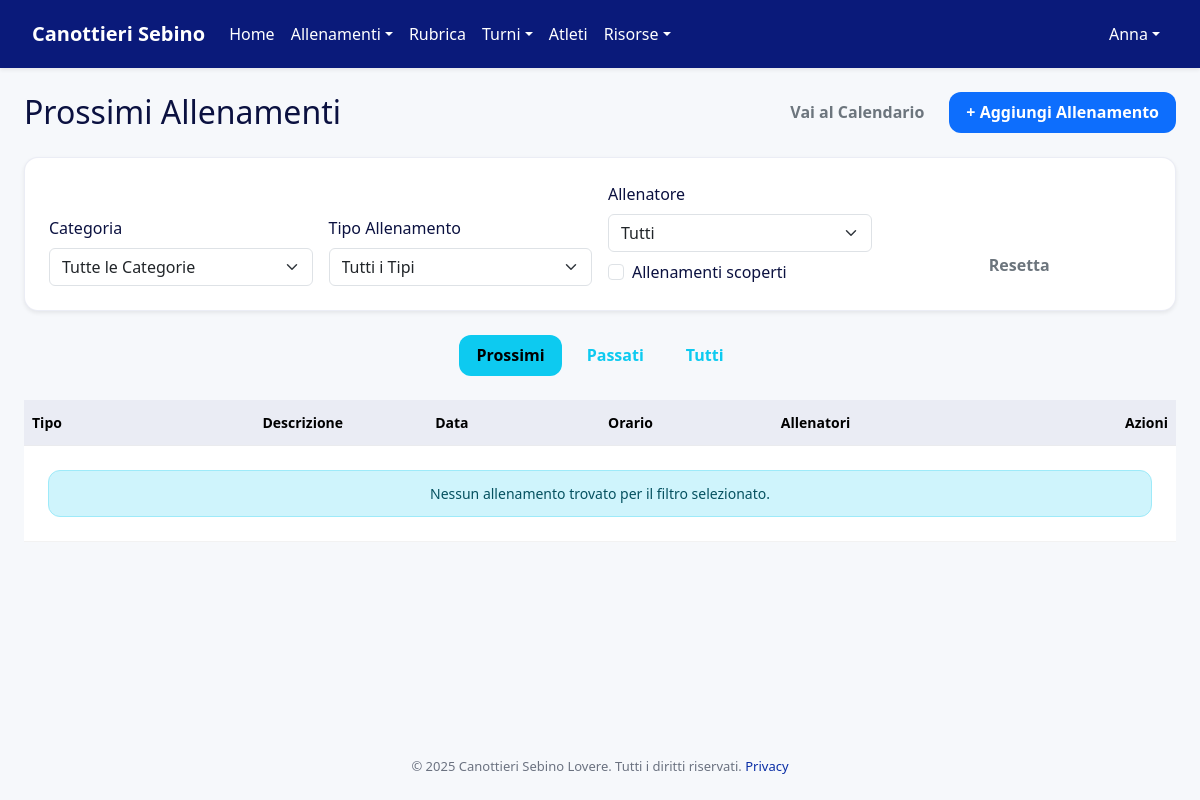
Page /allenamenti (signed in) on the earlier database version.
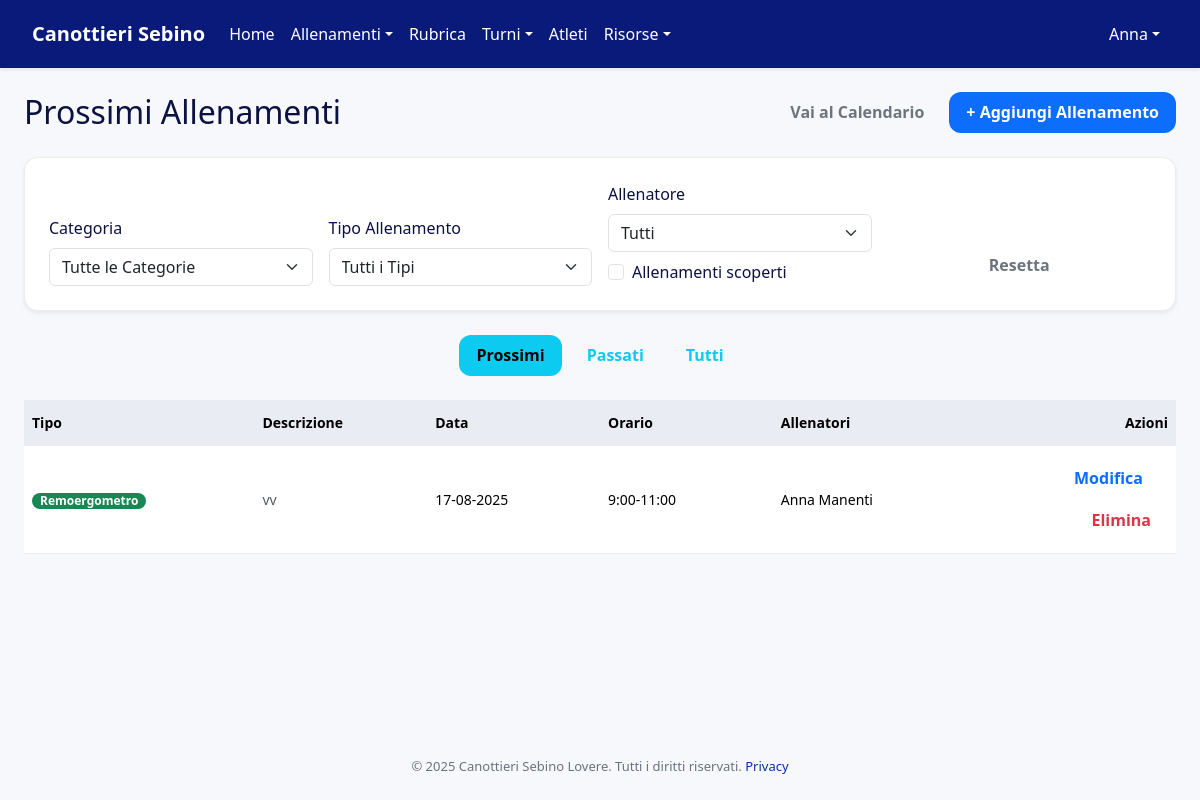
Same page on the later database version.
### models.py (models this page shows, shortened)
class User(Base):
    __tablename__ = "users"
    id = Column(Integer, primary_key=True, index=True)
    username = Column(String, unique=True, index=True, nullable=False)
    hashed_password = Column(String, nullable=False)
    first_name = Column(String, nullable=False)
    last_name = Column(String, nullable=False)
    email = Column(String, unique=True, index=True)
    phone_number = Column(String)
    date_of_birth = Column(Date)
    tax_code = Column(String, unique=True)
    enrollment_year = Column(Integer)
    membership_date = Column(Date)
    certificate_expiration = Column(Date)
    address = Column(String)
    manual_category = Column(String, nullable=True)
    roles = relationship("Role", secondary=user_roles, back_populates="users")
    tags = relationship("Tag", secondary=user_tags, back_populates="users")
    barche_assegnate = relationship("Barca", secondary=barca_atleti_association, back_populates="atleti_assegnati")
    schede_pesi = relationship("SchedaPesi", back_populates="atleta")
    turni = relationship("Turno", back_populates="user")
    availabilities = relationship("TrainerAvailability", back_populates="user")
    allenamenti_seguiti = relationship("Allenamento", secondary=allenamento_coach_association, back_populates="coaches")

class Allenamento(Base):
    __tablename__ = "allenamenti"
    id = Column(Integer, primary_key=True, index=True)
    tipo = Column(String, nullable=False)
    descrizione = Column(String)
    data = Column(Date, nullable=False)
    orario = Column(String)
    time_start = Column(Time, nullable=True)
    time_end = Column(Time, nullable=True)
    recurrence = Column(String(20), nullable=True)
    repeat_until = Column(Date, nullable=True)
    barca_id = Column(ForeignKey('barche.id'), nullable=True)
    coach_id = Column(ForeignKey('users.id'), nullable=True)
    recurrence_id = Column(String, index=True, nullable=True)
    categories = relationship(
        "Categoria", secondary=allenamento_categoria_association, back_populates="allenamenti"
    )
    coaches = relationship(
        "User", secondary=allenamento_coach_association, back_populates="allenamenti_seguiti"
    )
    barca = relationship("Barca", lazy="selectin")
    coach = relationship("User", foreign_keys=[coach_id], lazy="selectin")

### routers/trainings.py (the view)
@router.get("/allenamenti", response_class=HTMLResponse, name="list_allenamenti")
async def list_allenamenti(
    request: Request,
    db: Session = Depends(get_db),
    current_user: models.User = Depends(get_current_user),
    filter: str = Query("future"),
    category: Optional[str] = Query(None),
    tipo: Optional[str] = Query(None),
    coach_id: Optional[str] = Query(None),
    unassigned: bool = Query(False),
):
    today = date.today()
    query = db.query(models.Allenamento).options(
        joinedload(models.Allenamento.categories),
        joinedload(models.Allenamento.coaches),
    )
    if filter == "future":
        page_title, query = "Prossimi Allenamenti", query.filter(models.Allenamento.data >= today).order_by(models.Allenamento.data.asc(), models.Allenamento.orario.asc())
    elif filter == "past":
        page_title, query = "Allenamenti Passati", query.filter(models.Allenamento.data < today).order_by(models.Allenamento.data.desc(), models.Allenamento.orario.desc())
    else:
        page_title, query = "Tutti gli Allenamenti", query.order_by(models.Allenamento.data.desc())
    if current_user.is_atleta and not (current_user.is_admin or current_user.is_allenatore):
        query = query.join(models.Allenamento.categories).filter(
            models.Categoria.nome == current_user.category
        )
    elif category:
        query = query.join(models.Allenamento.categories).filter(
            models.Categoria.nome == category
        )
    if tipo:
        query = query.filter(models.Allenamento.tipo == tipo)
    coach_id_int = int(coach_id) if coach_id else None
    if coach_id_int is not None:
        query = query.join(models.Allenamento.coaches).filter(models.User.id == coach_id_int)
    elif unassigned:
        query = query.outerjoin(models.Allenamento.coaches).filter(models.User.id == None)
    all_categories = [c.nome for c in db.query(models.Categoria).order_by(models.Categoria.nome).all()]
    all_types = [t[0] for t in db.query(models.Allenamento.tipo).distinct().all()]
    all_coaches = (
        db.query(models.User)
        .join(models.User.roles)
        .filter(models.Role.name == "allenatore")
        .order_by(models.User.first_name, models.User.last_name)
        .all()
    )
    return templates.TemplateResponse(
        "allenamenti/allenamenti_list.html",
        {
            "request": request,
            "allenamenti": query.all(),
            "current_user": current_user,
            "page_title": page_title,
            "all_categories": all_categories,
            "all_types": all_types,
            "all_coaches": all_coaches,
            "current_filters": {
                "filter": filter,
                "category": category,
                "tipo": tipo,
                "coach_id": coach_id_int,
                "unassigned": unassigned,
            },
        },
    )

### templates/allenamenti/allenamenti_list.html (shortened to what this page needs)
{% extends 'layout/base.html' %}
{% block content %}
<div class="d-flex justify-content-between align-items-center mb-4">
    <h2 class="mb-0">{{ page_title }}</h2>
    <div class="d-flex gap-2">
        <a href="/calendario" class="btn btn-outline-secondary">Vai al Calendario</a>
        {% if current_user.is_admin or current_user.is_allenatore %}
        <a href="/allenamenti/nuovo" class="btn btn-primary">+ Aggiungi Allenamento</a>
        {% endif %}
    </div>
</div>
<div class="card card-body shadow-sm mb-4">
    <form method="GET" id="filterForm">
        <div class="row g-3 align-items-end">
            <div class="col-md-3">
                <label for="category" class="form-label">Categoria</label>
                <select class="form-select" id="category" name="category" onchange="this.form.submit()">
                    <option value="">Tutte le Categorie</option>
                </select>
            </div>
            <div class="col-md-3">
                <label for="tipo" class="form-label">Tipo Allenamento</label>
                <select class="form-select" id="tipo" name="tipo" onchange="this.form.submit()">
                    <option value="">Tutti i Tipi</option>
                </select>
            </div>
            <div class="col-md-3">
                <label for="coach_id" class="form-label">Allenatore</label>
                <select class="form-select" id="coach_id" name="coach_id" onchange="this.form.submit()">
                    <option value="">Tutti</option>
                </select>
                <div class="form-check mt-2">
                    <input class="form-check-input" type="checkbox" id="unassigned" name="unassigned" value="true" {% if current_filters.unassigned %}checked{% endif %} onchange="this.form.submit()">
                    <label class="form-check-label" for="unassigned">Allenamenti scoperti</label>
                </div>
            </div>
            <div class="col-md-3 d-flex gap-2">
                <a href="/allenamenti" class="btn btn-outline-secondary w-100">Resetta</a>
            </div>
        </div>
    </form>
</div>
<div class="d-flex justify-content-center gap-2 mb-4" id="timeFilterButtons">
    <button data-filter="future" class="btn {% if current_filters.get('filter', 'future') == 'future' %}btn-info{% else %}btn-outline-info{% endif %}">Prossimi</button>
    <button data-filter="past" class="btn {% if current_filters.get('filter') == 'past' %}btn-info{% else %}btn-outline-info{% endif %}">Passati</button>
    <button data-filter="all" class="btn {% if current_filters.get('filter') == 'all' %}btn-info{% else %}btn-outline-info{% endif %}">Tutti</button>
</div>
<div class="table-responsive">
    <table class="table table-hover align-middle">
        <thead>
            <tr>
                <th scope="col" style="width: 20%;">Tipo</th>
                <th scope="col">Descrizione</th>
                <th scope="col" style="width: 15%;">Data</th>
                <th scope="col" style="width: 15%;">Orario</th>
                <th scope="col" style="width: 20%;">Allenatori</th>
                {% if current_user.is_admin or current_user.is_allenatore %}
                <th scope="col" class="text-end" style="width: 15%;">Azioni</th>
                {% endif %}
            </tr>
        </thead>
        <tbody>
            {% if allenamenti %}
                {% for allenamento in allenamenti %}
                    <tr class="list-item-clickable"
                        data-bs-toggle="modal"
                        data-bs-target="#eventDetailModal"
                        data-id="{{ allenamento.id }}"
                        data-title="{{ allenamento.tipo }}{% if allenamento.descrizione %} - {{ allenamento.descrizione }}{% endif %}"
                        data-date="{{ allenamento.data.strftime('%A, %d %B %Y') }}"
                        data-time="{{ allenamento.orario }}"
                        data-description="{{ allenamento.descrizione or 'Nessuna descrizione.' }}"
                        data-recurrence-id="{{ allenamento.recurrence_id or '' }}"
                        data-is-recurrent="{{ 'Sì' if allenamento.recurrence_id else 'No' }}"
                        data-categories="{{ allenamento.categories|map(attribute='nome')|join(', ') if allenamento.categories else 'Nessuna' }}"
                        data-coaches="{% for c in allenamento.coaches %}{{ c.first_name }} {{ c.last_name }}{% if not loop.last %}, {% endif %}{% endfor %}">
                        <td>
                            <span class="badge text-white allenamento-type-badge" style="background-color: {{ get_color_for_type(allenamento.tipo) }}">{{ allenamento.tipo }}</span>
                        </td>
                        <td class="text-muted">{{ allenamento.descrizione or '–' }}</td>
                        <td>{{ allenamento.data.strftime('%d-%m-%Y') }}</td>
                        <td>{{ allenamento.orario }}</td>
                        <td>
                            {% for c in allenamento.coaches %}
                                {{ c.first_name }} {{ c.last_name }}{% if not loop.last %}, {% endif %}
                            {% else %}
                                -
                            {% endfor %}
                        </td>
                        {% if current_user.is_admin or current_user.is_allenatore %}
                        <td class="text-end">
                            <div class="allenamento-actions">
                                <a href="/allenamenti/{{ allenamento.id }}/modifica" class="btn btn-sm btn-outline-primary me-2">Modifica</a>
                                <button type="button" class="btn btn-sm btn-outline-danger delete-btn"
                                        data-bs-toggle="modal"
                                        data-bs-target="#deleteConfirmationModal"
                                        data-allenamento-id="{{ allenamento.id }}"
                                        data-recurrence-id="{{ allenamento.recurrence_id or '' }}">
                                    Elimina
                                </button>
                            </div>
                        </td>
                        {% endif %}
                    </tr>
                {% endfor %}
            {% else %}
                <tr>
                    <td colspan="{{ 6 if current_user.is_admin or current_user.is_allenatore else 5 }}" class="text-center p-4">
                        <div class="alert alert-info mb-0">
                            Nessun allenamento trovato per il filtro selezionato.
                        </div>
                    </td>
                </tr>
            {% endif %}
        </tbody>
    </table>
</div>
{% endblock %}

### templates/layout/base.html (shortened to what this page needs)
<!DOCTYPE html>
<html lang="it">
<head>
  <link href="https://cdn.jsdelivr.net/npm/bootstrap@5.3.3/dist/css/bootstrap.min.css" rel="stylesheet" />
  <link rel="stylesheet" href="{{ url_for('static', path='css/app.css') }}" />
</head>
<body>
  {% block navbar %}
    {% include 'partials/_navbar.html' %}
  {% endblock %}
  <main class="main {% block main_class %}{% endblock %}">
    {% block content %}{% endblock %}
  </main>
  {% include 'partials/_footer.html' %}
</body>
</html>

### templates/partials/_navbar.html (shortened to what this page needs)
<nav class="navbar navbar-expand-lg navbar-dark shadow-sm" role="navigation">
  <div class="container-fluid">
    <a class="navbar-brand fw-bold" href="/dashboard">Canottieri Sebino</a>
    <div class="collapse navbar-collapse" id="navbarNav">
      {% if current_user is defined and current_user %}
      <ul class="navbar-nav me-auto mb-2 mb-lg-0">
        <li class="nav-item"><a class="nav-link" href="/dashboard">Home</a></li>
        <li class="nav-item dropdown">
          <a class="nav-link dropdown-toggle" href="#" id="allenamentiDropdown" role="button" data-bs-toggle="dropdown">Allenamenti</a>
        </li>
        <li class="nav-item"><a class="nav-link" href="/rubrica">Rubrica</a></li>
        {% if current_user.is_admin or current_user.is_allenatore %}
        <li class="nav-item dropdown">
          <a class="nav-link dropdown-toggle" href="#" id="turniDropdown" role="button" data-bs-toggle="dropdown">Turni</a>
        </li>
        {% endif %}
        {% if current_user.is_admin or current_user.is_allenatore %}
        <li class="nav-item"><a class="nav-link" href="/athletes">Atleti</a></li>
        {% endif %}
        <li class="nav-item dropdown">
          <a class="nav-link dropdown-toggle" href="#" id="risorseDropdown" role="button" data-bs-toggle="dropdown">Risorse</a>
        </li>
      </ul>
      {% endif %}
      <ul class="navbar-nav ms-auto">
        {% if current_user is defined and current_user %}
        <li class="nav-item dropdown">
          <a class="nav-link dropdown-toggle" href="#" id="navbarUserDropdown" role="button" data-bs-toggle="dropdown">{{ current_user.first_name or current_user.username }}</a>
        </li>
        {% else %}
        <li class="nav-item"><a class="nav-link" href="/login">Login</a></li>
        {% endif %}
      </ul>
    </div>
  </div>
</nav>

### templates/partials/_footer.html
<footer class="footer">
  © 2025 Canottieri Sebino Lovere. Tutti i diritti riservati.
  <a href="/privacy" class="link">Privacy</a>
</footer>

### static/css/app.css (style rules this page uses)
:root { --brand:#0a1a7a; --brand-2:#0a2ea6; --text:#0b1140; --muted:#6b7280; --bg:#f6f8fb; --card:#ffffff; --danger:#cc3535; --ring:0 0 0 3px rgba(10,46,166,.2); --radius:14px; --shadow:0 10px 30px rgba(16,24,40,.08); }
* { box-sizing:border-box }
html,body { height:100% }
body { margin:0; font-family:ui-sans-serif, system-ui, -apple-system, 'Segoe UI', Roboto, Arial, 'Noto Sans', sans-serif; background:var(--bg); color:var(--text); display:flex; flex-direction:column; min-height:100vh; }
.main { flex:1; width:100%; max-width:1200px; margin:0 auto; padding:24px; }
.card { background:var(--card); border-radius:var(--radius); box-shadow:var(--shadow); padding:24px; border:1px solid rgba(10,26,122,.08); }
.btn { display:inline-flex; align-items:center; justify-content:center; padding:10px 16px; border-radius:12px; font-weight:600; font-size:16px; line-height:1.2; border:1px solid transparent; cursor:pointer; text-decoration:none; transition:.15s background,.15s border-color,.15s color; }
.table { width:100%; border-collapse:collapse; font-size:14px; }
.table th, .table td { padding:12px 8px; text-align:left; border-bottom:1px solid rgba(0,0,0,.05); }
.table th { background:rgba(10,26,122,.05); position:sticky; top:0; z-index:1; }
.table-responsive { overflow-x:auto; }
.badge,.chip { display:inline-block; padding:2px 8px; border-radius:9999px; font-size:12px; font-weight:600; }
.badge { background:var(--brand); color:#fff; }
.navbar { background:var(--brand); color:#fff; padding:14px 20px; }
.navbar a { color:inherit; text-decoration:none; }
.footer { padding:24px 10px; text-align:center; font-size:13px; color:var(--muted); }
.link { color:var(--brand-2); text-decoration:none; }

Differences in the rows shown:
added Allenamento: tipo "Remoergometro", descrizione "vv", data "17-08-2025", orario "9:00-11:00", User (first_name "Anna", last_name "Manenti")
Other differences:
text no longer shown: "Nessun allenamento trovato per il filtro selezionato."
